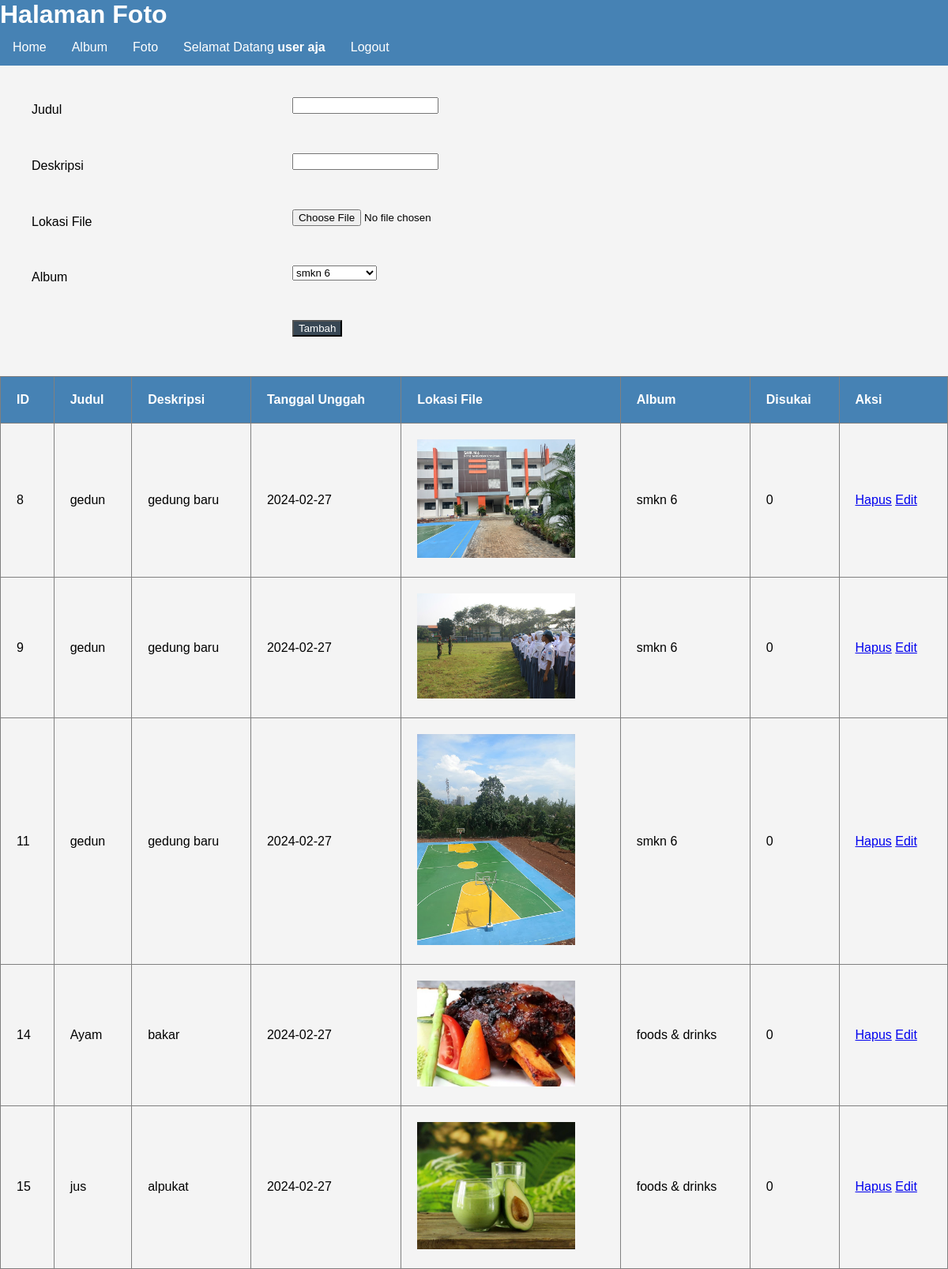
Page /foto.php (signed in) on the committed database.
### tables this page shows
CREATE TABLE `foto` (
  `fotoid` int(11) NOT NULL,
  `judulfoto` varchar(255) NOT NULL,
  `deskripsifoto` text NOT NULL,
  `tanggalunggah` date NOT NULL,
  `lokasifile` varchar(255) NOT NULL,
  `albumid` int(11) NOT NULL,
  `userid` int(11) NOT NULL
);

CREATE TABLE `album` (
  `albumid` int(11) NOT NULL,
  `namaalbum` varchar(255) NOT NULL,
  `deskripsi` text NOT NULL,
  `tanggaldibuat` date NOT NULL,
  `userid` int(11) NOT NULL
);

### foto.php (the view, shortened to what this page needs)
<!DOCTYPE html>
<html lang="en">
    <head>
    </head>
    <body>
        <h1>Halaman Foto</h1>
        <ul>
            <li><a href="home.php">Home</a></li>
            <li><a href="album.php">Album</a></li>
            <li><a href="foto.php">Foto</a></li>
            <li><a>Selamat Datang <b><?=$_SESSION['namalengkap']?></b>
            <li><a href="logout.php">Logout</a></li>
        </ul>
        <form action="tambah_foto.php" method="post" enctype="multipart/form-data">
            <table>
                <tr>
                    <td>Judul</td>
                    <td><input type="text" name="judulfoto"></td>
                </tr>
                <tr>
                    <td>Deskripsi</td>
                    <td><input type="text" name="deskripsifoto"></td>
                </tr>
                <tr>
                    <td>Lokasi File</td>
                    <td><input type="file" name="lokasifile"></td>
                </tr>
                <tr>
                    <td>Album</td>
                    <td>
                        <select name="albumid">
                    <?php
                        include "koneksi.php";
                        $userid=$_SESSION['userid'];
                        $sql=mysqli_query($conn,"SELECT * FROM album WHERE userid='$userid'");
                        while ($data=mysqli_fetch_array($sql)) {
                            ?>
                        <option value="<?=$data['albumid']?>"><?=$data['namaalbum']?></option>
                        <?php
                        }
                        ?>
                    </select>
                    </td>
                </tr>
                <tr>
                    <td></td>
                    <td><input type="submit" value="Tambah"></td>
                </tr>
            </table>
        </form>
        <table border="1" cellpadding=5 cellspacing=0>
            <tr>
                <th>ID</th>
                <th>Judul</th>
                <th>Deskripsi</th>
                <th>Tanggal Unggah</th>
                <th>Lokasi File</th>
                <th>Album</th>
                <th>Disukai</th>
                <th>Aksi</th>
            </tr>
            <?php
                include "koneksi.php";
                $userid=$_SESSION['userid'];
                $sql=mysqli_query($conn,"SELECT * FROM foto,album WHERE foto.userid='$userid' and foto.albumid=album.albumid");
                while ($data=mysqli_fetch_array($sql)) {
                    ?>
                <tr>
                    <td><?=$data['fotoid']?></td>
                    <td><?=$data['judulfoto']?></td>
                    <td><?=$data['deskripsifoto']?></td>
                    <td><?=$data['tanggalunggah']?></td>
                    <td>
                        <img src="gambar/<?=$data['lokasifile']?>" width="200px">
                    </td>
                    <td><?=$data['namaalbum']?></td>
                    <td>
                        <?php
                            $fotoid=$data['fotoid'];
                            $sql2=mysqli_query($conn,"SELECT * FROM likefoto WHERE fotoid='$fotoid'");
                            echo mysqli_num_rows($sql2);
                        ?>
                    </td>
                    <td>
                       <a href="hapus_foto.php?fotoid=<?=$data['fotoid']?>">Hapus</a>
                       <a href="edit_foto.php?fotoid=<?=$data['fotoid']?>">Edit</a>
                    </td>
                </tr>
            <?php
                }
            ?>
        </table>
    </body>
</html>

### foto.php (style rules this page uses)
body { font-family: Arial, sans-serif; margin:0; padding: 0; background-color: #f4f4f4; }
h1 { list-style-type: none; margin: 0; padding: 0; overflow: hidden; color: white; background-color: #4682B4; }
ul { list-style-type: none; padding: 0; margin: 0; background-color: #4682B4; overflow: hidden; }
li { float: left; }
li a { display: block; color: white; text-align:center; padding: 14px 16px; text-decoration: none; }
form { margin: 20px; }
table { width:100%; border-collapse: collapse; margin-top: 20px; }
th,td { padding: 20px; text-align: left; border-bottom: 1 px solid #ddd; }
th { background-color: #4682B4; color: white; }
input[type="text"],input[type="submit"],select,input[type="file"] { padding: 8 px; margin-bottom: 10px; }
input[type="submit"] { background-color: #384754; color: white; cursor: pointer; }
img { max-width: 100%; height: auto; }

### rows in the picture
foto: fotoid "8", judulfoto "gedun", deskripsifoto "gedung baru", tanggalunggah "2024-02-27", lokasifile (picture), albumid.namaalbum "smkn 6", mysqli_num_rows($sql2) "0"
foto: fotoid "9", judulfoto "gedun", deskripsifoto "gedung baru", tanggalunggah "2024-02-27", lokasifile (picture), albumid.namaalbum "smkn 6", mysqli_num_rows($sql2) "0"
foto: fotoid "11", judulfoto "gedun", deskripsifoto "gedung baru", tanggalunggah "2024-02-27", lokasifile (picture), albumid.namaalbum "smkn 6", mysqli_num_rows($sql2) "0"
foto: fotoid "14", judulfoto "Ayam", deskripsifoto "bakar", tanggalunggah "2024-02-27", lokasifile (picture), albumid.namaalbum "foods & drinks", mysqli_num_rows($sql2) "0"
foto: fotoid "15", judulfoto "jus", deskripsifoto "alpukat", tanggalunggah "2024-02-27", lokasifile (picture), albumid.namaalbum "foods & drinks", mysqli_num_rows($sql2) "0"

### other values in the picture
$_SESSION['namalengkap'] "user aja"
form field albumid "smkn 6"
